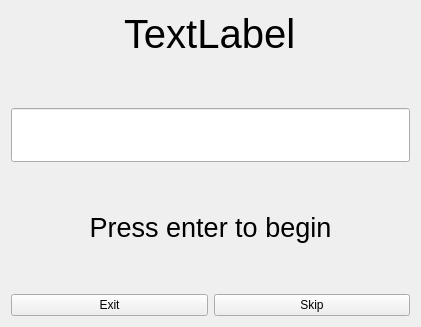
<?xml version="1.0" encoding="UTF-8"?>
<ui version="4.0">
 <class>Dialog</class>
 <widget class="QDialog" name="Dialog">
  <property name="geometry">
   <rect>
    <x>0</x>
    <y>0</y>
    <width>421</width>
    <height>327</height>
   </rect>
  </property>
  <property name="windowTitle">
   <string>Dialog</string>
  </property>
  <layout class="QVBoxLayout" name="verticalLayout">
   <item alignment="Qt::AlignHCenter">
    <widget class="QLabel" name="questionLabel">
     <property name="font">
      <font>
       <pointsize>30</pointsize>
      </font>
     </property>
     <property name="text">
      <string>TextLabel</string>
     </property>
    </widget>
   </item>
   <item>
    <spacer name="verticalSpacer_2">
     <property name="orientation">
      <enum>Qt::Vertical</enum>
     </property>
     <property name="sizeType">
      <enum>QSizePolicy::Expanding</enum>
     </property>
     <property name="sizeHint" stdset="0">
      <size>
       <width>20</width>
       <height>30</height>
      </size>
     </property>
    </spacer>
   </item>
   <item>
    <widget class="QLineEdit" name="answerEdit">
     <property name="font">
      <font>
       <pointsize>30</pointsize>
       <weight>50</weight>
       <bold>false</bold>
      </font>
     </property>
     <property name="cursor">
      <cursorShape>IBeamCursor</cursorShape>
     </property>
     <property name="alignment">
      <set>Qt::AlignCenter</set>
     </property>
    </widget>
   </item>
   <item>
    <spacer name="verticalSpacer_3">
     <property name="orientation">
      <enum>Qt::Vertical</enum>
     </property>
     <property name="sizeHint" stdset="0">
      <size>
       <width>20</width>
       <height>40</height>
      </size>
     </property>
    </spacer>
   </item>
   <item>
    <widget class="QLabel" name="resultLabel">
     <property name="font">
      <font>
       <pointsize>20</pointsize>
      </font>
     </property>
     <property name="text">
      <string>&lt;html&gt;&lt;head/&gt;&lt;body&gt;&lt;p align=&quot;center&quot;&gt;Press enter to begin&lt;/p&gt;&lt;/body&gt;&lt;/html&gt;</string>
     </property>
    </widget>
   </item>
   <item>
    <spacer name="verticalSpacer">
     <property name="orientation">
      <enum>Qt::Vertical</enum>
     </property>
     <property name="sizeHint" stdset="0">
      <size>
       <width>20</width>
       <height>40</height>
      </size>
     </property>
    </spacer>
   </item>
   <item>
    <layout class="QHBoxLayout" name="horizontalLayout">
     <item>
      <widget class="QPushButton" name="exitBtn">
       <property name="text">
        <string>Exit</string>
       </property>
       <property name="autoDefault">
        <bool>false</bool>
       </property>
       <property name="default">
        <bool>false</bool>
       </property>
       <property name="flat">
        <bool>false</bool>
       </property>
      </widget>
     </item>
     <item>
      <widget class="QPushButton" name="skipBtn">
       <property name="text">
        <string>Skip</string>
       </property>
       <property name="autoDefault">
        <bool>false</bool>
       </property>
      </widget>
     </item>
    </layout>
   </item>
  </layout>
 </widget>
 <resources/>
 <connections/>
</ui>
